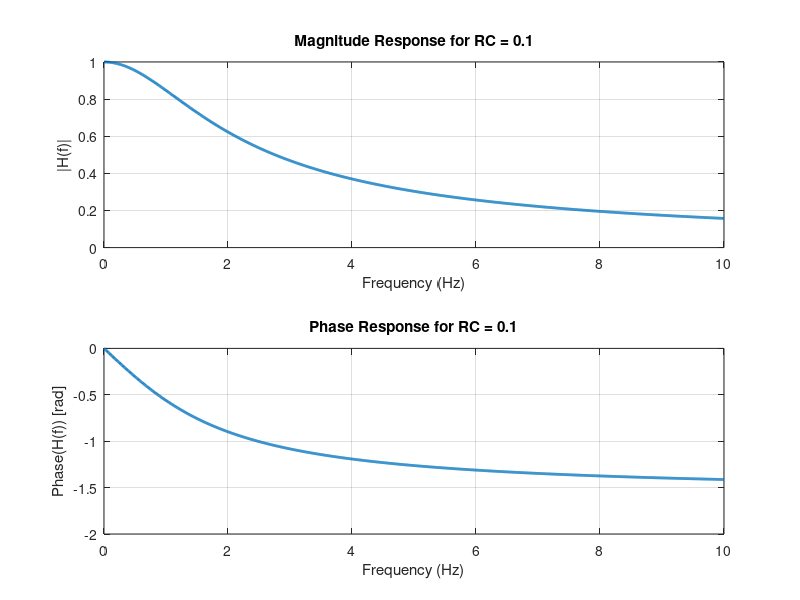
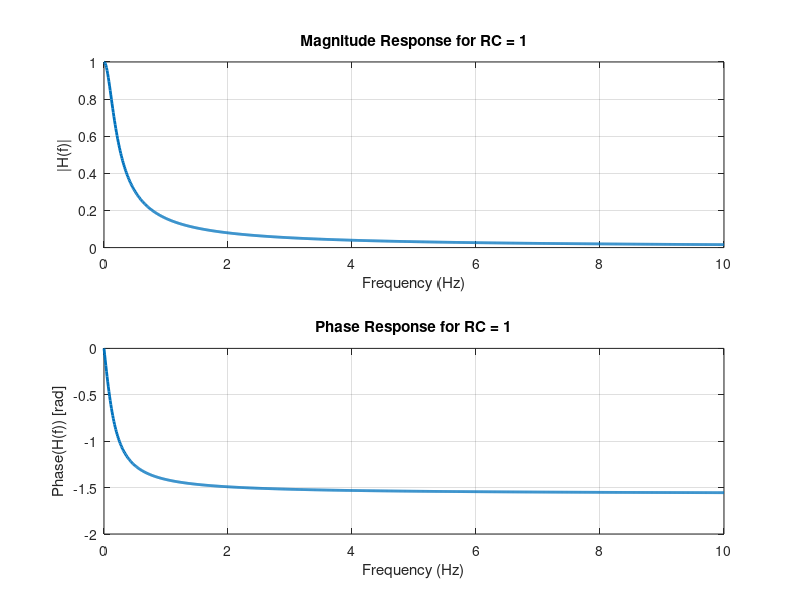
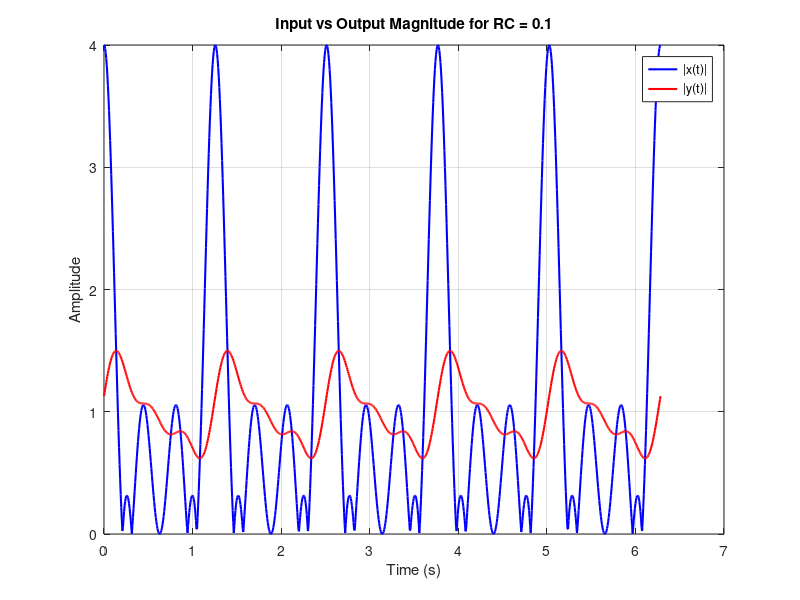
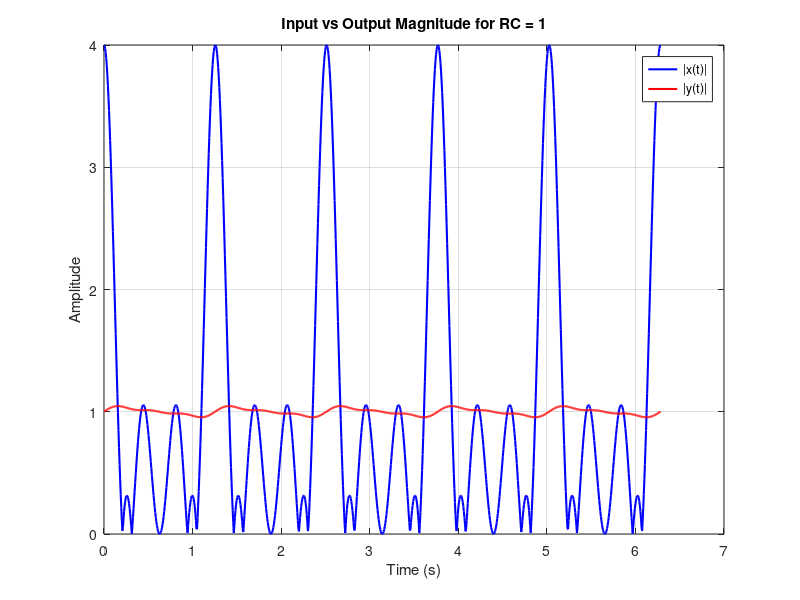

These charts were generated, in order, by the following MATLAB code:
% ELCT 222 - Computer Assignment 3

clear;
clc;
close all;

% Constants
RC_values = [0.1, 1];  % Case (i) and (ii)
f = linspace(0, 10, 1000);  % Frequency range (Hz)
t = linspace(0, 2*pi, 1000);  % Time vector for x(t) and y(t)

% Input signal
x = 1 + cos(5*t) + cos(10*t) + cos(15*t);

% Part 1a and 1b: Frequency response plots
for idx = 1:2
    RC = RC_values(idx);

    % Frequency response H(f)
    H_f = 1 ./ (1 + 1j*2*pi*f*RC);
    mag_H = abs(H_f);
    phase_H = angle(H_f);

    % Plot magnitude
    figure;
    subplot(2, 1, 1);
    plot(f, mag_H, 'LineWidth', 2);
    xlabel('Frequency (Hz)');
    ylabel('|H(f)|');
    title(['Magnitude Response for RC = ', num2str(RC)]);
    grid on;

    % Plot phase
    subplot(2,1,2);
    plot(f, phase_H, 'LineWidth', 2);
    xlabel('Frequency (Hz)');
    ylabel('Phase(H(f)) [rad]');
    title(['Phase Response for RC = ', num2str(RC)]);
    grid on;
end

% Part 1c: Compute output y(t) using frequency response at 0, 5, 10, 15 Hz
frequencies = [0, 5, 10, 15];  % Frequencies at which to compute output

for idx = 1:2
    RC = RC_values(idx);

    % Compute frequency response values
    H = 1 ./ (1 + 1j*2*pi*frequencies*RC);

    % Output signal y(t)
    y = real(H(1)) + ...
        abs(H(2))*cos(5*t + angle(H(2))) + ...
        abs(H(3))*cos(10*t + angle(H(3))) + ...
        abs(H(4))*cos(15*t + angle(H(4)));

    % Store for later plot
    if idx == 1
        y_RC_01 = y;
    else
        y_RC_1 = y;
    end
end

% Part 1d: Plot |x(t)| and |y(t)| for both RC values
for idx = 1:2
    RC = RC_values(idx);

    if idx == 1
        y = y_RC_01;
    else
        y = y_RC_1;
    end

    figure;
    plot(t, abs(x), 'b', 'LineWidth', 1.5);
    hold on;
    plot(t, abs(y), 'r', 'LineWidth', 1.5);
    xlabel('Time (s)');
    ylabel('Amplitude');
    legend('|x(t)|', '|y(t)|');
    title(['Input vs Output Magnitude for RC = ', num2str(RC)]);
    grid on;
end
